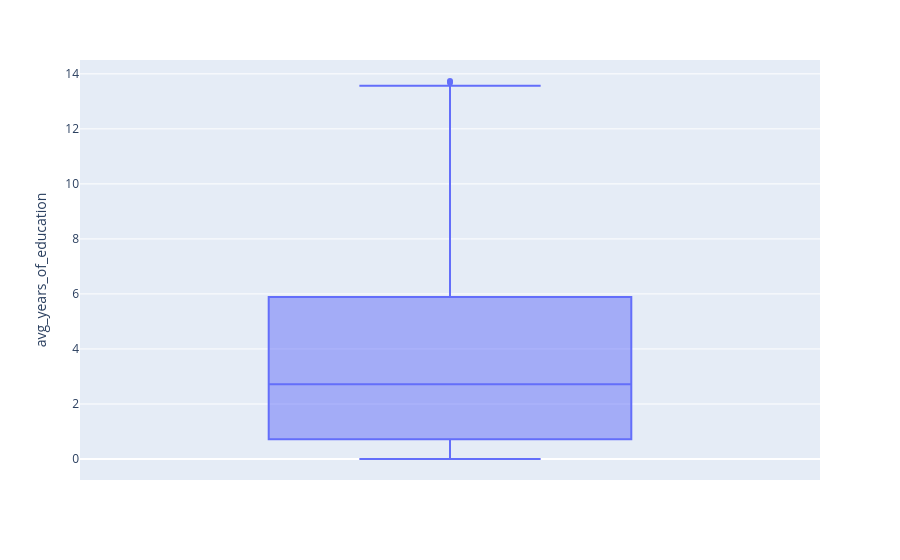

The notebook cell this image was saved under:
### Code cell
fig = px.box(df_sc, y='avg_years_of_education')
fig.show()

### Figure 1 — Plotly figure (JSON) as saved in the notebook; plotly's stock layout.template omitted (floating-point values rounded to 4 significant figures; data arrays with more than 128 entries replaced by an {"elided": "..."} marker saying what was removed)
{"data": [{"alignmentgroup": "True", "hovertemplate": "avg_years_of_education=%{y}<extra></extra>", "legendgroup": "", "marker": {"color": "#636efa"}, "name": "", "notched": false, "offsetgroup": "", "orientation": "v", "showlegend": false, "type": "box", "x0": " ", "xaxis": "x", "y": {"elided": "4503 float values"}, "y0": " ", "yaxis": "y"}], "layout": {"boxmode": "group", "legend": {"tracegroupgap": 0}, "margin": {"t": 60}, "xaxis": {"anchor": "y", "domain": [0, 1]}, "yaxis": {"anchor": "x", "domain": [0, 1], "title": {"text": "avg_years_of_education"}}}}
